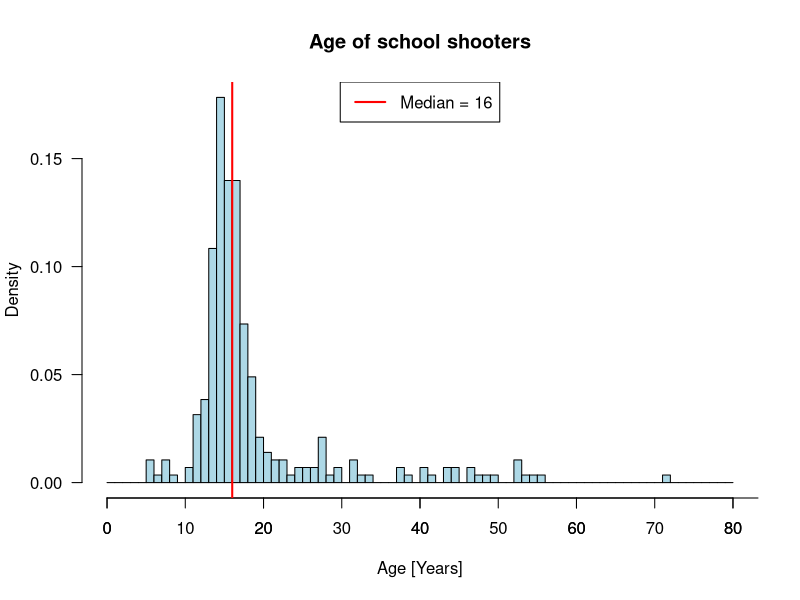
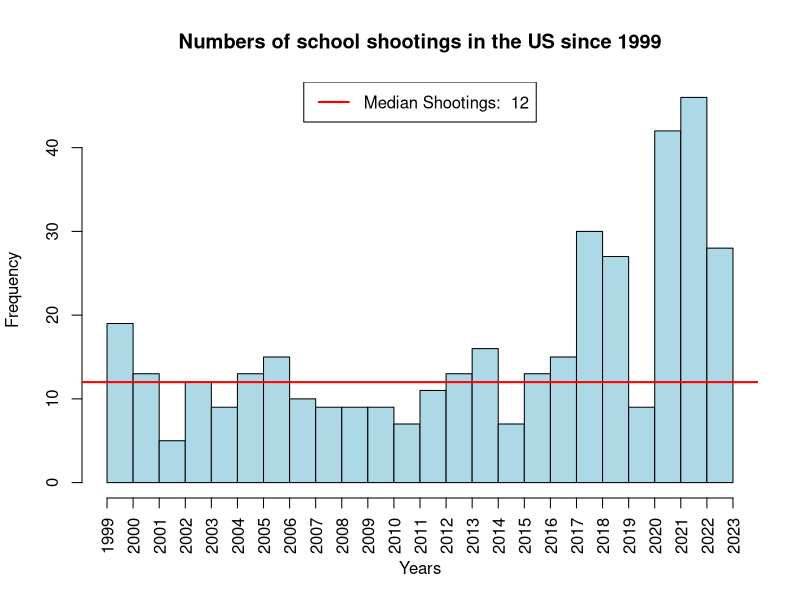

Write the R code that produced these figures, in order.
#setwd("C:\\Users\\jonas\\OneDrive\\Dokumente\\GitHub\\EXPD-Semesterarbeit\\EXPD Semesterarbeit")
library(readr)
dat <- read_csv("school-shootings-data.csv")
View(dat)

# Age of Shooter
vec_shooter_age <- c(dat$age_shooter1,dat$age_shooter2) 
vec_shooter_age <- na.exclude(vec_shooter_age)
View(vec_shooter_age)

hist(vec_shooter_age, col = "lightblue", xlab = "Age [Years]",
     main = "Age of school shooters", ylab = "Density",
     breaks = c(seq(0, 80, by = 1)),
     las = 1, freq = FALSE)
axis(side=1, at=seq(0, 100, by=10))
median_age_shooter <- median(vec_shooter_age,na.rm = TRUE)
abline(v = median_age_shooter, col = "red", lty = 1, lwd = 2)
legend("top", legend = paste("Median =", median_age_shooter), col = "red", lty = 1, lwd = 2)

# Number schoolshootings
hist(dat$year,
     breaks = c(seq(1999, 2023)),
     main = "Numbers of school shootings in the US since 1999",
     xaxt = "n",
     xlab = "Years",
     col = "lightblue")
axis(side = 1, at = seq(1999, 2023, by = 1), las = 2)

meanshootings <- length(dat$year)/length(unique(dat$year))

# Median
mediantable <- table(dat$year)
medianshootings <- median(c(mediantable))

# Add Median and Legend to plot
abline(h = medianshootings, col = "red", lty = 1, lwd = 2)
legend("top", legend = paste("Median Shootings: ", round(medianshootings, 2)), col = "red", lty = 1, lwd = 2)
